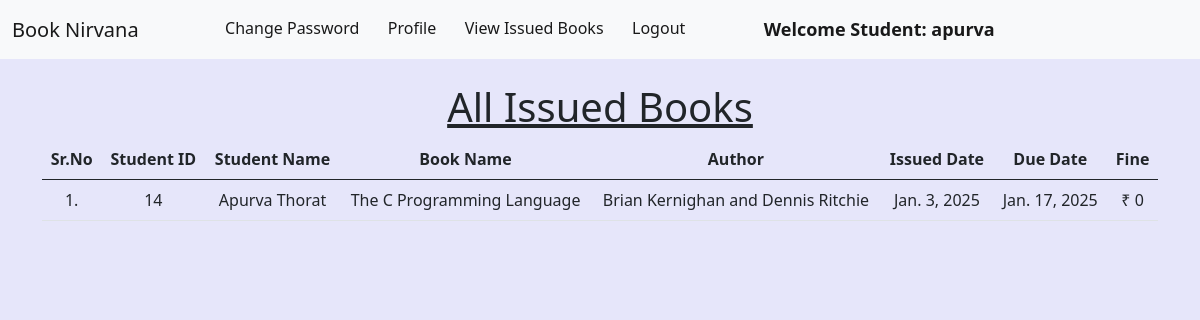
The app's page /student_issued_books/ (signed in), older data.
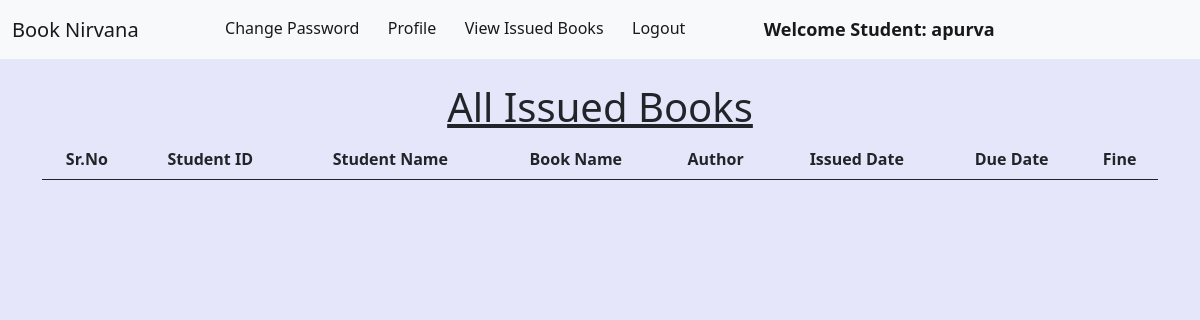
The same page, newer data.
### library/models.py (models this page shows, shortened)
class Book(models.Model):
    name = models.CharField(max_length=200)
    author = models.CharField(max_length=200)
    isbn = models.PositiveIntegerField()
    category = models.CharField(max_length=50)

class IssuedBook(models.Model):
    student_id = models.CharField(max_length=100, blank=True)
    isbn = models.CharField(max_length=13)
    issued_date = models.DateField(auto_now=True)
    expiry_date = models.DateField(default=expiry)

### library/views.py (the view)
# urls.py: path("student_issued_books/", views.student_issued_books, name="student_issued_books"),
@login_required(login_url = '/student_login')
def student_issued_books(request):
    student = Student.objects.filter(user_id=request.user.id)
    issuedBooks = IssuedBook.objects.filter(student_id=student[0].user_id)
    list_of_issued_details = []
    list_of_issued_date = []
    for i in issuedBooks:
        books = Book.objects.filter(isbn=i.isbn)
        for book in books:
            t=(request.user.id, request.user.get_full_name, book.name,book.author)
            list_of_issued_details.append(t)
        days=(date.today()-i.issued_date)
        d=days.days
        fine=0
        if d>15:
            day=d-14
            fine=day*5
        t=(issuedBooks[0].issued_date, issuedBooks[0].expiry_date, fine)
        list_of_issued_date.append(t)
    return render(request,'student_issued_books.html',{'li1':list_of_issued_details, 'li2':list_of_issued_date})

### library/templates/student_issued_books.html (shortened to what this page needs)
{% extends 'student_navbar.html' %}
{% load static %}
{% block body %}
<div class="container mt-4">
    <h1 class="text-center"><u>All Issued Books</u></h1>
    <table class="table table-hover" id="example">
        <thead>
            <tr class="text-center">
                <th>Sr.No</th>
                <th>Student ID</th>
                <th>Student Name</th>
                <th>Book Name</th>
                <th>Author</th>
                <th>Issued Date</th>
                <th>Due Date</th>
                <th>Fine</th>
            </tr>
        </thead>
        <tbody>
            {% for i in li1 %}
            <tr class="text-center">
                <td>{{forloop.counter}}.</td>
                <td>{{i.0}}</td>
                <td>{{i.1}}</td>
                <td>{{i.2}}</td>
                <td>{{i.3}}</td>
                {% endfor %}
                {% for i in li2 %}
                <td>{{i.0}}</td>
                <td>{{i.1}}</td>
                <td>₹ {{i.2}}</td>
            </tr>
            {% endfor %}
        </tbody>
    </table>
    </div>
{% endblock %}

### library/templates/student_navbar.html (shortened to what this page needs)
<!doctype html>
<html lang="en">
  <head>
    <link href="https://cdn.jsdelivr.net/npm/bootstrap@5.1.0/dist/css/bootstrap.min.css" rel="stylesheet">
    <link rel="stylesheet" href="https://cdn.datatables.net/1.10.25/css/jquery.dataTables.min.css">
    <link rel="stylesheet" href="https://cdn.datatables.net/buttons/1.7.1/css/buttons.dataTables.min.css">
  </head>
  <body>
    <nav class="navbar navbar-expand-lg navbar-light bg-light sticky-top">
        <div class="container-fluid">
          <a class="navbar-brand" href="#">Book Nirvana</a>
          <div class="collapse navbar-collapse" id="navbarSupportedContent">
            <ul class="navbar-nav me-auto mb-2 mb-lg-0">
              <li class="nav-item">
                <a class="nav-link active" aria-current="page" href="/change_password/">Change Password</a>
              </li>
              <li class="nav-item">
                <a class="nav-link active" aria-current="page" href="/profile/">Profile</a>
              </li>
              <li class="nav-item">
                <a class="nav-link active" aria-current="page" href="/student_issued_books/">View Issued Books</a>
              </li>
              <li class="nav-item">
                <a class="nav-link active" aria-current="page" href="/logout/">Logout</a>
              </li>
              <li class="nav-item">
                <a style="font-weight:600; font-family:'Segoe UI', Tahoma, Geneva, Verdana, sans-serif; font-size: large;" class="nav-link active" href="#">Welcome Student: {{request.user}}</a>
              </li>
            </ul>
          </div>
        </div>
      </nav>
      {% block body %}
      {% endblock %}
  </body>
</html>

Row changes from the older to the newer data that the page shows:
no longer on this page (row unchanged): Book: name "The C Programming Language", author "Brian Kernighan and Dennis Ritchie"
removed IssuedBook: issued_date "Jan. 3, 2025", expiry_date "Jan. 17, 2025"
Text that changed along with them:
list line gone: "1 . 14"
list line gone: "Apurva Thorat"
list line gone: "₹ 0"
